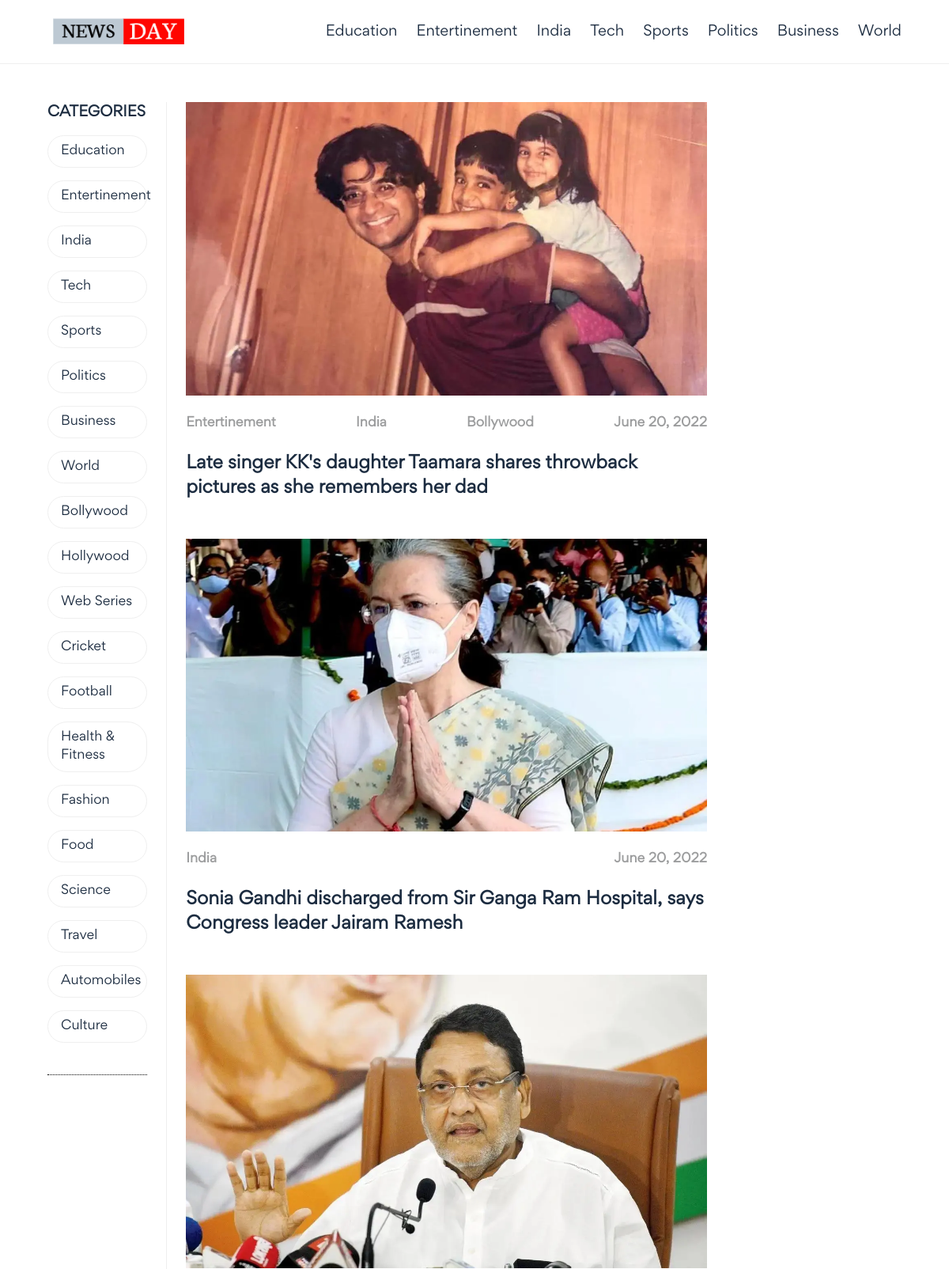
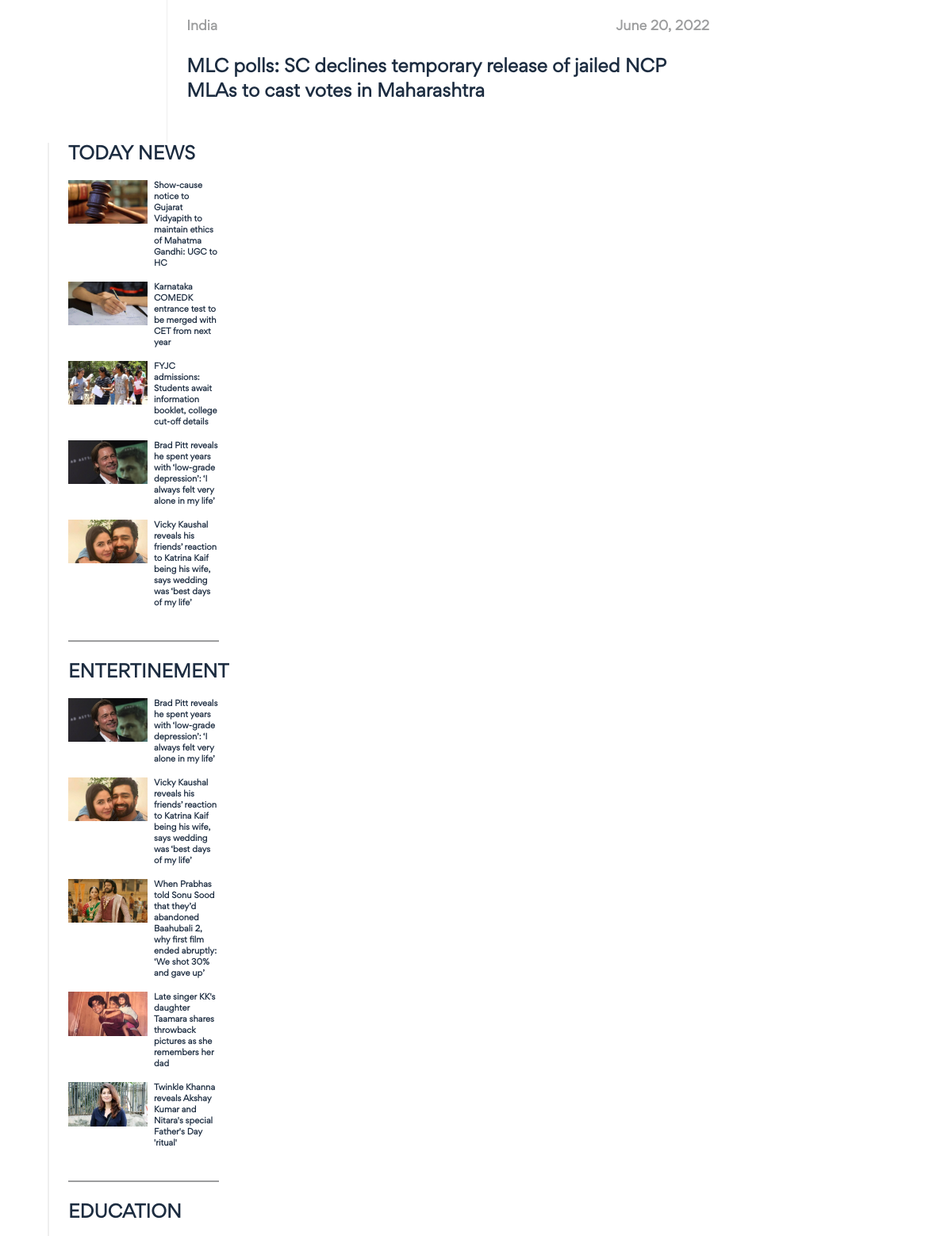
Screenshot of /?category=3 (upper part) with the database file from the repository (2 pictures, top to bottom).
### web/models.py (models this page shows, shortened)
class Category(models.Model):
    title = models.CharField(max_length=25)
    class Meta:
        verbose_name_plural = "categories"

class News(models.Model):
    title = models.CharField(max_length=125)
    short_description = models.TextField()
    description = RichTextField()
    categories = models.ManyToManyField("web.Category")
    featured_image = models.ImageField(upload_to="news/")
    published_date = models.DateField(auto_now_add=True)
    class Meta:
        verbose_name_plural = "news"
        ordering = ["-id"]

### web/views.py (the view)
# urls.py: path('',views.index, name="index"),
def index(request):
    categories = Category.objects.all()
    top_menu = Category.objects.all() [:8]
    trending = News.objects.all() [:5]
    entertinement = News.objects.filter(categories=2) [:5]
    education = News.objects.filter(categories=1) [:5]
    news = News.objects.all()
    search_categories = request.GET.get("category")
    print(search_categories)
    if search_categories:
        news = news.filter(categories__in=search_categories)
    instances = Paginator(news, 5)
    page = request.GET.get("page", 1)
    try:
        instances = instances.page(page)
    except PageNotAnInteger:
        instances = instances.page(1)
    except EmptyPage:
        instances = instances.page(instances.num_pages)
    context = {
        "categories": categories,
        "instances": instances,
        "top_menu": top_menu,
        "trending": trending,
        "entertinement":entertinement,
        "education": education
    }
    return render(request, "index.html", context=context)

### templates/index.html (shortened to what this page needs)
{% extends "base.html" %}
{% block content %} {% load static %}
{% load paginator_tags %}
            <div class="news-section">
                <ul class="news">
                    {% for news in instances %}
                        <li>
                            <a href="{% url 'web:news' id=news.id %}">
                                <div class="news-image">
                                    <img src="{{news.featured_image.url}}" alt="News">
                                </div>
                                <div class="details">
                                    {% for category in news.categories.all %}
                                        <h4>{{category.title}}</h4>
                                    {% endfor %}
                                    <span>{{news.published_date}}</span>
                                </div>
                                <h3 class="head">
                                    {{news.title}}
                                </h3>
                            </a>
                        </li>
                    {% endfor %}
                </ul>
            </div>
{% endblock %}

### templates/base.html (shortened to what this page needs)
<!DOCTYPE html>
<html lang="en">
<head>
    {% load static %}
    <link rel="stylesheet" href="{% static './css/style.css' %}" type="text/css" />
</head>
<body>
    <header>
        <section class="wrapper">
            <div class="left">
                <h1>
                    <a href="{% url 'web:index' %}"><img src="{% static './images/logos/logo.png' %}" alt="Logo"></a>
                </h1>
            </div>
            <div class="right">
                <ul>
                    {% for category in top_menu %}
                        <li><a href="{% url 'web:index' %}?category={{category.id}}">{{category.title}}</a></li>
                    {% endfor %}
                </ul>
            </div>
        </section>
    </header>
    <section id="spotlight">
        <section class="wrapper">
            <div class="left-slide-bar">
                <h3>CATEGORIES</h3>
                <ul>
                    {% for category in categories %}
                        <li><a href="{% url 'web:index' %}?category={{category.id}}">{{category.title}}</a></li>
                    {% endfor %}
                </ul>
            </div>
            {% block content %} {% endblock %}
            <div class="right-slide-bar">
                <h3>TODAY NEWS</h3>
                <ul>
                    {% for news in trending %}
                        <li>
                            <a href="{% url 'web:news' id=news.id %}">
                                <img src="{{news.featured_image.url}}" alt="News">
                                <h3>{{news.title}}</h3>
                            </a>
                        </li>
                    {% endfor %}
                </ul>
                <h3>ENTERTINEMENT</h3>
                <ul>
                    {% for news in entertinement %}
                        <li>
                            <a href="{% url 'web:news' id=news.id %}">
                                <img src="{{news.featured_image.url}}" alt="News">
                                <h3>{{news.title}}</h3>
                            </a>
                        </li>
                    {% endfor %}
                </ul>
                <h3>EDUCATION</h3>
            </div>
        </section>
    </section>
</body>
</html>

### static/css/style.css (style rules this page uses)
* { margin: 0; padding: 0; border: 0; vertical-align: baseline; background: transparent; font-weight: normal; text-decoration: none; outline: none; -webkit-box-sizing: border-box; -moz-box-sizing: border-box; box-sizing: border-box; font-family: "Gordita Regular"; }
ol, ul { list-style: none; }
body { font-size: 17px; color: #1c2c40; overflow-x: hidden; min-width: 320px; font-weight: 400; }
a { color: #1c2c40; }
.wrapper { width: 90%; margin: 0 auto; max-width: 1500px; }
img { display: block; width: 100%; height: 100%; }
header { border-bottom: 1px solid #EFEFEF; }
header .wrapper { height: 80px; align-items: center; display: flex; justify-content: space-between; }
header div.left { width: 180px; margin-right: 24px; }
header div.left h1 { display: block; width: 100%; }
header div.left h1 a { display: block; width: 100%; }
header div.left h1 a img { display: block; width: 100%; }
header div.right ul { display: flex; justify-content: start; align-items: center; }
header div.right ul li { margin-right: 24px; }
header div.right ul li:last-child { margin-right: 0; }
header div.right ul li a { font-size: 18px; font-weight: 500; }
#spotlight { padding: 48px 0; }
#spotlight .wrapper { display: flex; justify-content: start; flex-wrap: wrap; }
#spotlight div.left-slide-bar { width: 14%; padding-right: 24px; border-right: 1px solid #EFEFEF; }
#spotlight div.left-slide-bar h3 { font-size: 18px; font-weight: 700; margin-bottom: 16px; }
#spotlight div.left-slide-bar ul { padding-bottom: 24px; border-bottom: 1px dotted #000; }
#spotlight div.left-slide-bar ul li { margin-bottom: 16px; }
#spotlight div.left-slide-bar ul li a { font-size: 16px; font-weight: 500; padding: 8px 16px; border: 1px solid #EFEFEF; display: block; border-radius: 25px; }
#spotlight div.news-section { width: 61%; margin-right: 32px; margin-left: 24px; }
#spotlight div.news-section .news { display: flex; justify-content: space-between; flex-wrap: wrap; }
#spotlight div.news-section .news li { width: 100%; margin-bottom: 48px; }
#spotlight div.news-section .news li a div.news-image { display: block; width: 100%; margin-bottom: 16px; }
#spotlight div.news-section .news li a div.news-image img { display: block; width: 100%; }
#spotlight div.news-section .news li a div.details { display: flex; justify-content: space-between; margin-bottom: 16px; }
#spotlight div.news-section .news li a div.details h4 { font-size: 16px; font-weight: 600; }
#spotlight div.news-section .news li a div.details span { font-size: 16px; font-weight: 600; }
#spotlight div.news-section .news li a h3.head { font-size: 22px; font-weight: 800; }
#spotlight div.right-slide-bar { width: 20%; border-left: 2px solid #EFEFEF; padding-left: 24px; }
#spotlight div.right-slide-bar h3 { font-size: 22px; font-weight: 700; margin-bottom: 16px; }
#spotlight div.right-slide-bar ul { border-bottom: 2px double #9c9d9e; margin-bottom: 24px; padding-bottom: 24px; }
#spotlight div.right-slide-bar ul li a { display: flex; justify-content: start; }
#spotlight div.right-slide-bar ul li a img { max-width: 100px; display: block; margin-right: 8px; }
#spotlight div.right-slide-bar ul li a h3 { font-size: 10px; }
#spotlight div.news-section span { font-size: 16px; font-weight: 700; }
#spotlight div.news-section div.details { margin-top: 24px; display: flex; justify-content: start; }
#spotlight div.news-section div.details h4 { font-size: 14px; font-weight: 700; margin-right: 8px; color: #9c9d9e; }
#spotlight div.news-section div.details span { font-size: 14px; font-weight: 700; color: #9c9d9e; margin-bottom: 8px; }
#spotlight div.news-section div.news-image { display: block; width: 100%; margin-bottom: 24px; }
#spotlight div.news-section div.news-image img { display: block; width: 100%; }

### rows the page displays
Category: title "Education"
Category: title "Entertinement"
Category: title "India"
Category: title "Tech"
Category: title "Sports"
Category: title "Politics"
Category: title "Business"
Category: title "World"
Category: title "Bollywood"
Category: title "Hollywood"
Category: title "Web Series"
Category: title "Cricket"
Category: title "Football"
Category: title "Health & Fitness"
Category: title "Fashion"
Category: title "Food"
Category: title "Science"
Category: title "Travel"
Category: title "Automobiles"
Category: title "Culture"
News: featured_image (picture), published_date "June 20, 2022", title "Late singer KK's daughter Taamara shares throwback pictures as she remembers her dad"
News: featured_image (picture), published_date "June 20, 2022", title "Sonia Gandhi discharged from Sir Ganga Ram Hospital, says Congress leader Jairam Ramesh"
News: featured_image (picture), published_date "June 20, 2022", title "MLC polls: SC declines temporary release of jailed NCP MLAs to cast votes in Maharashtra"
News: featured_image (picture), title "Show-cause notice to Gujarat Vidyapith to maintain ethics of Mahatma Gandhi: UGC to HC"
News: featured_image (picture), title "Karnataka COMEDK entrance test to be merged with CET from next year"
News: featured_image (picture), title "FYJC admissions: Students await information booklet, college cut-off details"
News: featured_image (picture), title "Brad Pitt reveals he spent years with ‘low-grade depression’: ‘I always felt very alone in my life’"
News: featured_image (picture), title "Vicky Kaushal reveals his friends’ reaction to Katrina Kaif being his wife, says wedding was ‘best days of my life’"
News: featured_image (picture), title "When Prabhas told Sonu Sood that they’d abandoned Baahubali 2, why first film ended abruptly: ‘We shot 30% and gave up’"
News: featured_image (picture), title "Twinkle Khanna reveals Akshay Kumar and Nitara's special Father's Day 'ritual'"
